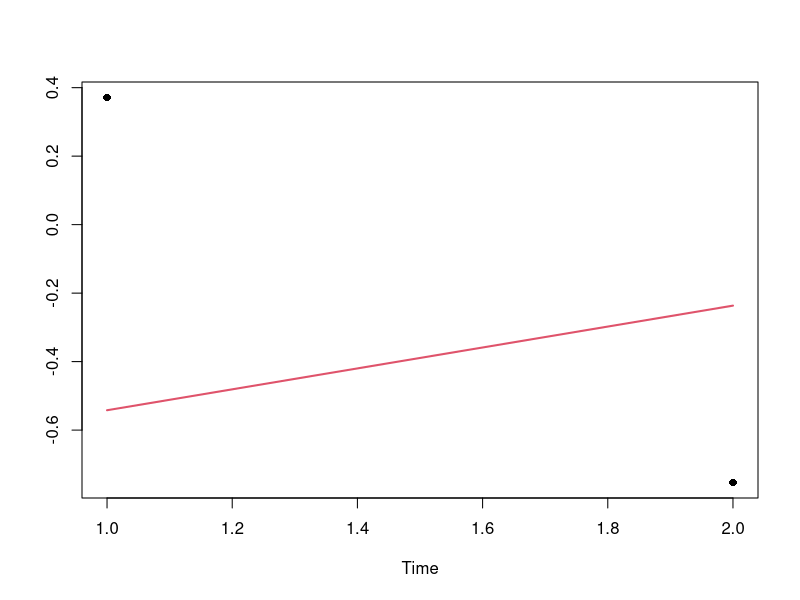
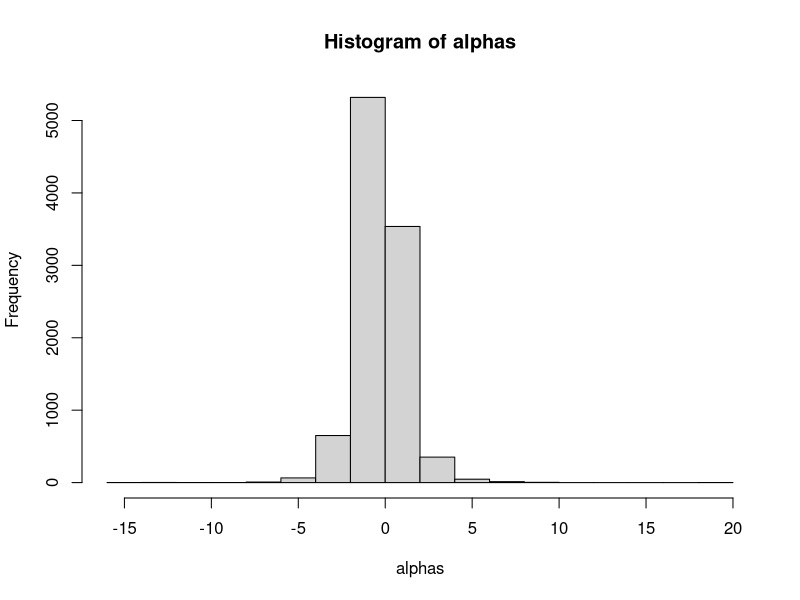
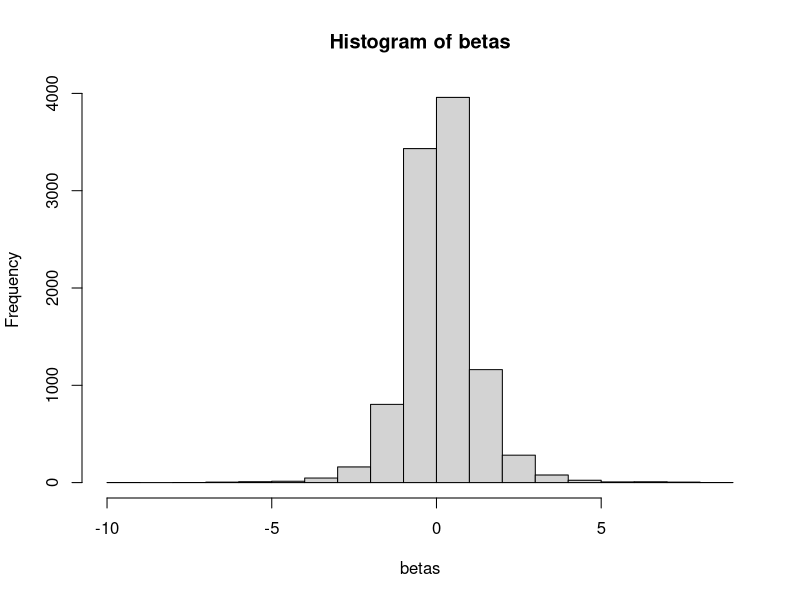
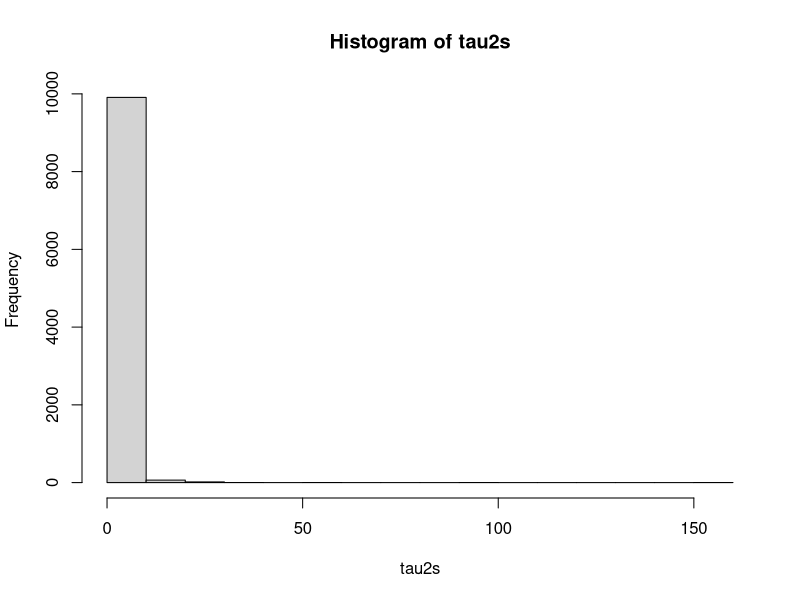

These charts were generated, in order, by the following R code: (Note: this script raises an error after producing the figures.)
svm.pl = function(y,alphas,betas,tau2s,xs){#,b0,B0,c0,d0){
  n      = length(y)
  N      = length(xs)
  nmix   = 7  
  mu     = matrix(c(-11.40039,-5.24321,-9.83726,1.50746,-0.65098,0.52478,-2.35859),
                  N,nmix,byrow=TRUE)
  sig2   = matrix(c(5.795960,2.613690,5.179500,0.167350,0.640090,0.340230,1.262610),
                  N,nmix,byrow=TRUE)
  q      = matrix(c(0.007300,0.105560,0.000020,0.043950,0.340010,0.245660,0.257500),
                  N,nmix,byrow=TRUE) 
#   q = c(0.007300,0.105560,0.000020,0.043950,0.340010,0.245660,0.257500)
#   mu = c(-11.40039,-5.24321,-9.83726,1.50746,-0.65098,0.52478,-2.35859)
#   sig2 = c(5.795960,2.613690,5.179500,0.167350,0.640090,0.340230,1.262610)
  quants = array(0,c(n,4,3))
  z      = log(y^2)
  s      = matrix(0,N,7)
  s[,1]  = 1.0/B0[1]
  s[,2]  = 0.0
  s[,3]  = 1.0/B0[2]
  s[,4]  = b0[1]/B0[1]
  s[,5]  = b0[2]/B0[2]
  s[,6]  = c0
  s[,7]  = d0
  num1   = rep(b0[1],N)
  num2   = rep(b0[2],N)
  for (t in 1:n){
    #print(t)
    mus    = matrix(alphas+betas*xs,N,nmix)
#     print(mus[1,])
#     scan(n=1)
    probs  = q*dnorm(z[t],mus+mu,sqrt(sig2+tau2s))
    weight = apply(probs,1,sum)
    k      = sample(1:N,size=N,replace=TRUE,prob=weight)
#     print(probs[1,])
#     scan(n=1)
    
    xs1    = xs[k]
    probs  = probs[k,]
    mus    = mus[k,]
    alphas = alphas[k]
    betas  = betas[k]
    tau2s  = tau2s[k]
    so     = s[k,]
    num1o  = num1[k]
    num2o  = num2[k]	  
    tau2ss = matrix(tau2s,N,nmix)
    vars   = 1/(1/sig2+1/tau2ss)
    sds    = sqrt(vars)
    means  = vars*((z[t]-mu)/sig2 + mus/tau2ss)
    for (i in 1:N){
      comp  = sample(1:nmix,size=1,prob=probs[i,])
      xs[i] = rnorm(1,means[i,comp],sds[i,comp])
    }
    s[,1]  = so[,1] + 1
    s[,2]  = so[,2] + xs1
    s[,3]  = so[,3] + xs1^2
    s[,4]  = so[,4] + xs
    s[,5]  = so[,5] + xs*xs1
    s[,6]  = so[,6] + 1/2
    m      = s[,1]*s[,3]-s[,2]^2
    num1   = (s[,3]*s[,4]-s[,2]*s[,5])/m
    num2   = (s[,1]*s[,5]-s[,2]*s[,4])/m
    s[,7]  = so[,7] + (xs-num1-num2*xs1)*xs/2 + ((num1o-num1)*so[,4]+(num2o-num2)*so[,5])/2
    tau2s  = 1/rgamma(N,s[,6],s[,7])
    std    = sqrt(tau2s/m)
    norm   = cbind(rnorm(N,0,std),rnorm(N,0,std))
    alphas = num1 + sqrt(s[,3])*norm[,1]
    betas  = num2 - s[,2]/sqrt(s[,3])*norm[,1]+sqrt(s[,1]-s[,2]^2/s[,3])*norm[,2]   
    quants[t,1,] = quantile(alphas,c(0.05,0.5,0.95))
    quants[t,2,] = quantile(betas,c(0.05,0.5,0.95))
    quants[t,3,] = quantile(tau2s,c(0.05,0.5,0.95))
    quants[t,4,] = quantile(exp(xs/2),c(0.05,0.5,0.95))
  }
  hists = list(hist(alphas),hist(betas),hist(tau2s))
  return(list(quants=quants,hists=hists))
}
PL = function(y,alphas,betas,tau2s,xs){
  n      = length(y)
  N      = length(xs)
  quants = array(0,c(n,4,3))
  
  
  
  
  s      = matrix(0,N,7)
  
  
  s[,1] = 1/B0[1]
  s[,2] = 0
  s[,3] = 1/B0[2]
  s[,4] = s[,1]*b0[1]# + s[,2]*b0[2]
  s[,5] = s[,3]*b0[2]# + s[,2]*b0[1]
  s[,6] = c0
  s[,7] = d0
  m      = s[,1]*s[,3]-s[,2]^2
  b1   = (s[,3]*s[,4]-s[,2]*s[,5])/m
  b2   = (s[,1]*s[,5]-s[,2]*s[,4])/m
  
  
  for (t in 1:n){
    # Resampling
    mus    = alphas+betas*xs
    stdevs = exp(mus/2)
    weight = dnorm(y[t],0,stdevs)
    k      = sample(1:N,size=N,replace=T,prob=weight)
    alphas = alphas[k]
    betas  = betas[k]
    tau2s  = tau2s[k]
    
    mus    = mus[k]
    xs1    = xs[k]
    sig2s = exp(xs1)
    # Propagating
    vars   = 1/(1/sig2s+1/tau2s)
    sds    = sqrt(vars)
    means  = vars*(mus/tau2s + y[t]/sig2s)
#     xs     = rnorm(N,means,sds)
    xs     = mus + rnorm(N,0,sqrt(tau2s))
    so     = s[k,]
    b1o  = b1[k]
    b2o  = b2[k]    
    # Updating sufficient stats
    s[,1]  = so[,1] + 1
    s[,2]  = so[,2] + xs1
    s[,3]  = so[,3] + xs1^2
    s[,4]  = so[,4] + xs
    s[,5]  = so[,5] + xs*xs1
    s[,6]  = so[,6] + 1
    
    # determinant of Binv matrix
    m      = s[,1]*s[,3]-s[,2]^2 
    
    # b_{t} =  inv(Binv_{t}) x (Binv_{t-1} * b_{t-1}) 
    b1   = (s[,3]*s[,4]-s[,2]*s[,5])/m  
    b2   = (s[,1]*s[,5]-s[,2]*s[,4])/m
    
    s[,7]  = so[,7] + (xs-b1-b2*xs1)*xs + (b1o-b1)*so[,4]+(b2o-b2)*so[,5]
    
#     F.new = rbind(1,xs1[2])
#     C.old = diag(B0,2)
#     Q = 1
#     D1 = t(F.new) %*% C.old%*% F.new + Q 
#     
#     
#     #       C0 = diag(B0,2)
#     #       print( C0 %*%F.new[,j]  %*% solve(D1) %*% (xs[1]-t(F.new[,j])%*%b0))
#     CF = C.old %*% F.new
#     
#     D.new = t(F.new)  %*% CF +Q
#     D.inv = solve(D.new)
#     #       print(D.inv)
#     
#     m.old = b0
#     #       print(D.new)
#     #       print(CF %*% D.inv %*% (xs[j]-t(F.new[,j]) %*% m.old[j,]))
#     #       m.old = m.old + CF %*% D.inv %*% (xs[1]-t(F.new) %*% m.old)
#     print(D.inv %*% (xs[1]-t(F.new) %*% m.old))
#     C.old = C.old - CF %*% D.inv  %*% t(F.new) %*% C.old
#     d0 = d0 + t(xs[2]-t(F.new)%*% m.old)%*% D.inv %*% (xs[2]-t(F.new) %*% m.old)
#     m.old = m.old + CF %*% D.inv %*% (xs[2]-t(F.new) %*% m.old)
# 
#     print(d0)
#     print(s[2,7])
#     scan(n=1)
#     
    
    tau2s  = 1/rgamma(N,s[,6]/2,s[,7]/2)
    std    = sqrt(tau2s/m)
    norm   = cbind(rnorm(N,0,std),rnorm(N,0,std))
    
    # cholesky decomposition of B, thus inv(Binv)
    alphas = b1 + sqrt(s[,3])*norm[,1]
    betas  = b2 - s[,2]/sqrt(s[,3])*norm[,1]+sqrt(s[,1]-s[,2]^2/s[,3])*norm[,2]  
    # Storing quantiles
    quants[t,1,] = quantile(alphas,c(0.025,0.5,0.975))
    quants[t,2,] = quantile(betas,c(0.025,0.5,0.975))
    quants[t,3,] = quantile(tau2s,c(0.025,0.5,0.975))  
    quants[t,4,] = quantile(exp(xs/2),c(0.025,0.5,0.975))  
    
  }
  return(quants)
}

# Simulated data
# set.seed(98765)
n     =  2
alpha =  -.2
beta  =  0.5
tau2  =  .4
sig2  =  1.0
tau   = sqrt(tau2)
x     = rep(alpha/(1-beta),n+1)
true  = c(alpha,beta,tau2,sig2)
names = c("alpha","beta","tau2","y")
for (t in 2:(n+1))
  x[t] = alpha+beta*x[t-1]+tau*rnorm(1)
x = x[2:(n+1)]
y = rnorm(n,0,exp(x/2))

par(mfrow=c(1,1))
plot(y,ylim=range(x,y),xlab="Time",ylab="",main="",pch=16)
lines(x,col=2,lwd=2)
# data = read.csv('weeklyoilprice.csv')
# prices = data[,2]
# n = length(prices)
# returns = diff(prices)/prices[1:(n-1)]
# logreturns = log(prices[2:n]/prices[1:(n-1)])
# n = length(returns)
# y = returns*100+rnorm(n,0,0.00001)

# Prior hyperparameters
# ---------------------
m0    = 0.0


C0 = 10
c0    = 1
d0    = 1
tau20 = tau2
b0    = c(alpha,beta)
B0    = c(1,1)/tau20
sC0   = sqrt(C0)
sB0   = sqrt(B0)

# ONE LONG PL FILTER
# ------------------
# set.seed(246521)
N      = 10000
xs     = rnorm(N,m0,sC0)
tau2s  = 1/rgamma(N,c0/2,d0/2)
taus   = sqrt(tau2s)
alphas = rnorm(N,b0[1],taus*sB0[1])
betas  = rnorm(N,b0[2],taus*sB0[2])

pars   = cbind(alphas,betas,tau2s)
# par(mfrow=c(3,1))
# for (i in 1:3){
#   hist(pars[,i],prob=TRUE,xlab="",main=names[i])
#   abline(v=true[i],col=2)
# }
print(date())
# plm    = PL(y,alphas,betas,tau2s,xs)
plm    = svm.pl(y,alphas,betas,tau2s,xs)
print(date())
cols = c(grey(0.5),1,grey(0.5))
ind  = 10:n
n1   = length(ind)
par(mfrow=c(2,2))
for (i in 1:4){
  ts.plot(plm[ind,i,],xlab="",ylab="",main=names[i],col=cols,ylim=range(plm[ind,i,]))
  abline(h=true[i],lty=2)
}
# par(mfrow=c(1,1))
# ts.plot(cbind(2*plm[,4,2],-2*plm[,4,2]))
# lines(returns*100,col='red')


# Particle filters
# ----------------
# set.seed(246521)
N    = 1000
nsim = 30
a    = 0.95
qs   = array(0,c(nsim,n,4,3))
# print(date())
# for (s in 1:nsim){
#   print(s)
#   xs         = rnorm(N,m0,sC0)
#   tau2s      = 1/rgamma(N,c0/2,d0/2)
#   taus       = sqrt(tau2s)
#   alphas     = rnorm(N,b0[1],taus*sB0[1])
#   betas      = rnorm(N,b0[2],taus*sB0[2])
# #   qs[1,s,,,] = LW(y,alphas,betas,tau2s,sig2s,xs,a)
# #   qs[2,s,,,] = Storvik(y,alphas,betas,tau2s,sig2s,xs)
#   qs[s,,,] = PL(y,alphas,betas,tau2s,xs) 
# 
# }
# print(date())
# library(foreach)
# library(doParallel)
# registerDoParallel()
# print(date())
# qs1 = foreach(s=1:nsim) %dopar%{
#   
#   xs         = rnorm(N,m0,sC0)
#   tau2s      = 1/rgamma(N,c0/2,d0/2)
#   taus       = sqrt(tau2s)
#   alphas     = rnorm(N,b0[1],taus*sB0[1])
#   betas      = rnorm(N,b0[2],taus*sB0[2])
#   
#   svm.pl(y,alphas,betas,tau2s,xs) 
# }
# for(s in 1:nsim)  
#   qs[s,,,] = qs1[[s]]


print(date())
# 
# 
# hist(qs[,n,1,2])
# cols = c(grey(0.5),1,grey(0.5))
# ind  = 10:n
# n1   = length(ind)
# par(mfrow=c(2,2))
# for (i in 1:4){
#   ts.plot(qs[50,,i,],xlab="",ylab="",main=names[i],col=cols,ylim=range(plm[ind,i,]))
#   abline(h=true[i],lty=2)
# }


# # Mean square error
# quants = c("2.5th","50th","97.5th")
# filter = "PL"
# mse    = array(0,c(n1,4,3))
#   for (k in 1:4) 
#     for (i in 1:nsim) 
#       mse[,k,]=mse[,k,]+(qs[i,ind,k,]-plm[ind,k,])^2
# sq.mse = sqrt(mse/nsim)  
# 
# 
# cols = c(grey(0.75),grey(0.5),grey(0.75))
# #cols = c(3,2,5)
# par(mfrow=c(1,1))
# for (k in 1:3){
#   L = min(qs[,ind,k,])
#   U = max(qs[,ind,k,])
# 
#     plot(qs[1,,k,1],ylab=names[k],xlab="Time",main=filter,ylim=c(L,U),type="l",col=cols[1])
#     for (i in c(1,3,2)) for (j in 1:nsim) lines(qs[j,,k,i],col=cols[i])
#     for (i in c(1,3,2)) lines(plm[,k,i],lwd=1,col=1)  
#   
# }  

# 
# 
# cols = c(grey(0.3),gray(0.5),grey(0.7))
# U    = c(0.275,0.175,0.45,1.25)
# par(mfrow=c(2,2))
# for (i in 1:3){
#   boxplot(sq.mse[,i,1],
#           sq.mse[,i,2],
#           sq.mse[,i,3],
#           outline=FALSE,ylab="Root MSE",xlab="Percentile",axes=FALSE,col=cols,ylim=c(0,U[i]))
#   axis(2);axis(1,at=c(2,5,8),lab=quants);box()
#   abline(v=3.5)
#   abline(v=6.5)
#   title(names[i])
# }
#legend(0.5,1.2,legend=filters,col=cols,cex=1.25,lwd=c(4,4,4),lty=c(1,1,1),bty="n")







################ ETC
# 
# for (j in 1:N){
#   D1 = F.new[,j] %*% C.old[j,,]%*% F.new[,j] + Q 
#   
#   print(D1)
#   #       C0 = diag(B0,2)
#   #       print( C0 %*%F.new[,j]  %*% solve(D1) %*% (xs[1]-t(F.new[,j])%*%b0))
#   CF = C.old[j,,] %*% F.new[,j]
#   
#   D.new = t(F.new[,j])  %*% CF +Q
#   D.inv = solve(D.new)
#   print(D.new)
#   print(CF %*% D.inv %*% (xs[j]-t(F.new[,j]) %*% m.old[j,]))
#   m.old[j,] = m.old[j,] + CF %*% D.inv %*% (xs[j]-t(F.new[,j]) %*% m.old[j,])
#   C.old[j,,] = C.old[j,,] - CF %*% D.inv  %*% t(F.new[,j]) %*% C.old[j,,]
#   print(m.old[1,])
#   print(b1[1])
#   print(b2[1])
#   scan(n=1)
# }
